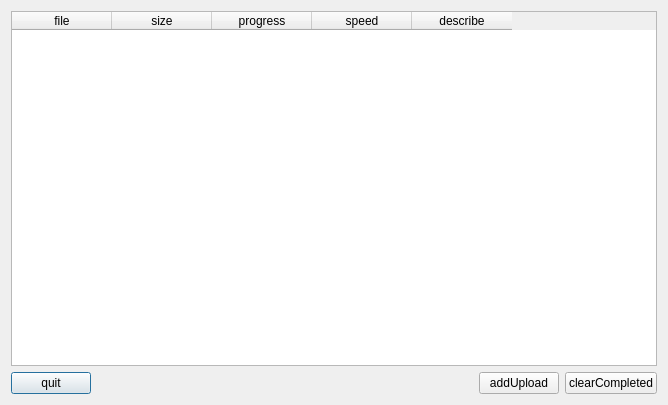
<?xml version="1.0" encoding="UTF-8"?>
<ui version="4.0">
 <class>CommitTaskDialog</class>
 <widget class="QDialog" name="CommitTaskDialog">
  <property name="geometry">
   <rect>
    <x>0</x>
    <y>0</y>
    <width>668</width>
    <height>405</height>
   </rect>
  </property>
  <property name="windowTitle">
   <string>TaskUpload</string>
  </property>
  <layout class="QGridLayout" name="gridLayout">
   <item row="0" column="0">
    <widget class="QTableWidget" name="tableWidget">
     <attribute name="verticalHeaderVisible">
      <bool>false</bool>
     </attribute>
     <column>
      <property name="text">
       <string>file</string>
      </property>
     </column>
     <column>
      <property name="text">
       <string>size</string>
      </property>
     </column>
     <column>
      <property name="text">
       <string>progress</string>
      </property>
     </column>
     <column>
      <property name="text">
       <string>speed</string>
      </property>
     </column>
     <column>
      <property name="text">
       <string>describe</string>
      </property>
     </column>
    </widget>
   </item>
   <item row="1" column="0">
    <layout class="QHBoxLayout" name="horizontalLayout_2">
     <item>
      <widget class="QPushButton" name="quitPushButton">
       <property name="text">
        <string>quit</string>
       </property>
      </widget>
     </item>
     <item>
      <spacer name="horizontalSpacer">
       <property name="orientation">
        <enum>Qt::Horizontal</enum>
       </property>
       <property name="sizeHint" stdset="0">
        <size>
         <width>40</width>
         <height>20</height>
        </size>
       </property>
      </spacer>
     </item>
     <item>
      <widget class="QPushButton" name="addUploadPushButton">
       <property name="text">
        <string>addUpload</string>
       </property>
      </widget>
     </item>
     <item>
      <layout class="QHBoxLayout" name="horizontalLayout">
       <item>
        <widget class="QPushButton" name="clearPushButton">
         <property name="text">
          <string>clearCompleted</string>
         </property>
        </widget>
       </item>
      </layout>
     </item>
    </layout>
   </item>
  </layout>
 </widget>
 <resources/>
 <connections/>
</ui>
